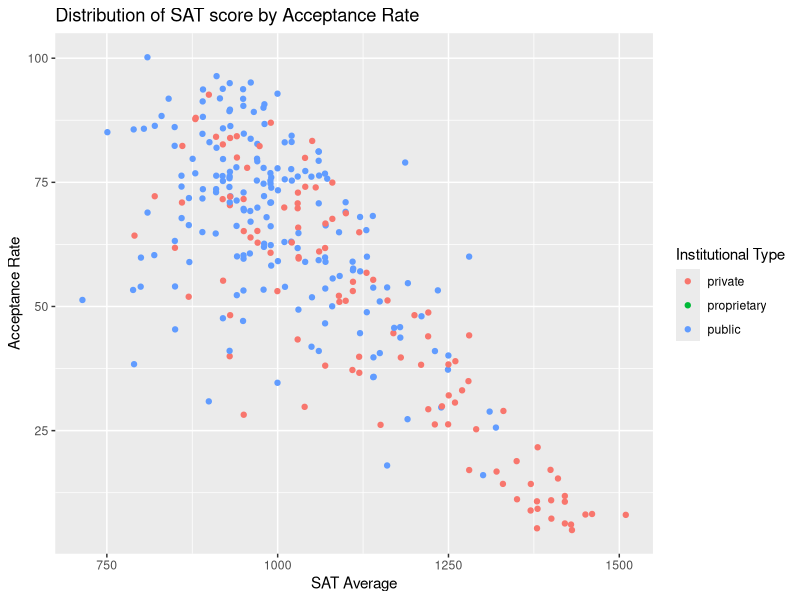
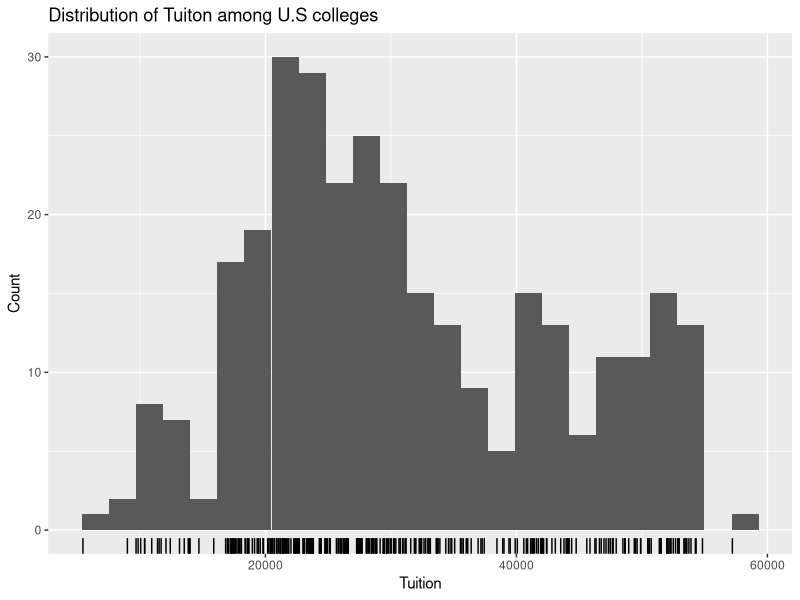
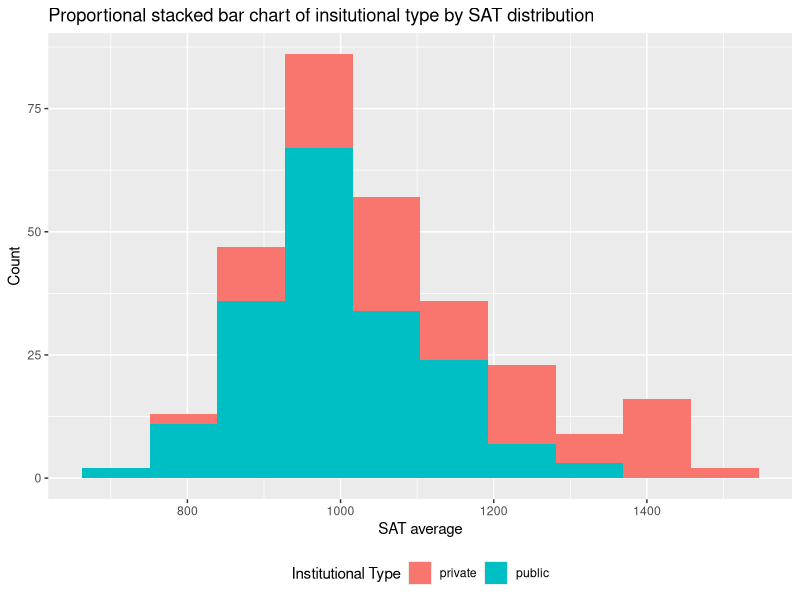

Here is the R script that generated these plots, in order: (Note: this script raises an error after producing the figures.)
## ---- chunk 1
library(tidyverse)
## ---- chunk 2
uni_data <- read.csv("universities.csv")

data_colnames <- c("rank","sat_avg", "acceptance_rate", "state",
                   "tuition", "overallRank", "institutionalControl")

uni_data <- uni_data[data_colnames]
uni_data
## ---- chunk 3
library(ggplot2)
#plot1
ggplot(uni_data, aes(x = sat_avg, y = acceptance_rate, colour = uni_data$institutionalControl)) +
  geom_jitter() +
  labs(x = "SAT Average", y = "Acceptance Rate", colour = "Institutional Type",
       title = "Distribution of SAT score by Acceptance Rate") 
#plot2
ggplot(uni_data, aes(x = tuition)) +
  geom_histogram(bins = 25) + 
  geom_rug() + 
  labs(x = "Tuition", y = "Count",
       title = "Distribution of Tuiton among U.S colleges")

#plot3
ggplot(data = uni_data, aes(x = sat_avg, fill = institutionalControl)) +
  geom_histogram(bins = 10)  +
  labs(title = "Proportional stacked bar chart of insitutional type by SAT distribution",
       x = "SAT average", 
       y = "Count",
       fill = "Institutional Type") + 
  theme(legend.position = "bottom")
## ---- chunk 4
#chorelopath on count of colleges in state level
# chorelopath on child average state sat score
#chorelopath on average tuition in state level

state_borders <- map_data("state") 

#  Load state.x77 data
library(datasets)
state_x77 <- tibble::as_data_frame(state.x77) %>%
  mutate(state = rownames(state.x77)) %>%
  mutate(state = tolower(state))

uni_tuition_state <- uni_data %>% 
  group_by(state) %>%
  summarize(count = n()) %>%
  mutate(state = tolower(state))

#  join state_x77 data to state_borders
state_borders <- state_borders %>%
  left_join(uni_tuition_state, 
            by = c("region" = "state"))

ggplot(state_borders) + 
  geom_polygon(aes(x = long, y = lat, group = group,
                   fill = count), color = "black") + 
  scale_fill_gradient2(low = "green", mid = "lightgrey", 
                         high = "darkred") +
  theme_void() +
  coord_map("polyconic") + 
  labs(
    title = "Child Poverty Rate in the U.S. by State",
    subtitle = "Percent of Children under Poverty Level",
    caption = "U.S. Census Demographic Data",
    fill = "Child Poverty %"
  ) + 
  theme(legend.position = "bottom")

